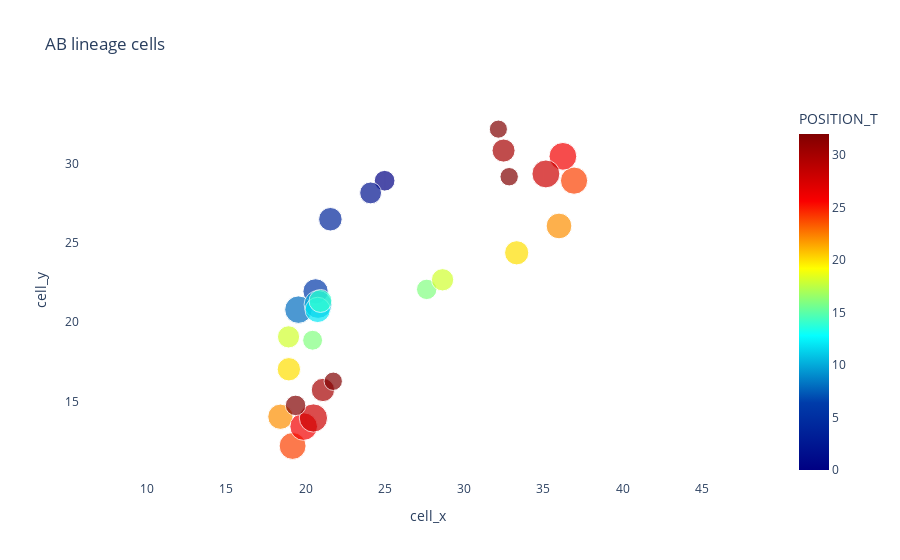

The notebook cell saved with this chart:
### Markdown cell above
This plot can be configured a lot, but is very manual.

However, an important capability of pycellin is the ability to reshape and export the data to structure that can be used easily.
We can export the nodes of the AB lineages as a Pandas dataframe, that can be used very conveniently in ploty-express.
For instance, the plot above (minus the lines) can be obtained more simply with the following:

### Code cell
# Export all the lineages to a pandas dataframe
df = model.to_cell_dataframe()

# Filter for the AB lineage
df = df[df['lineage_ID']==ab_lineage_ID]

# Use plotly-express to create a scatter plot.
# It ships a very convenient syntax to set the color, size, position of a plot based on 
# the values of a dataframe. For instance we can plot the X,Y position of the cells, and color them
# based on the time of the cell division (POSITION_T). We can also set the size of the points
# based on the radius of the cells (RADIUS).
# Note that the dataframe is already filtered for the AB lineage.
# We can also use the name of the cells as hover name.
import plotly.express as px
fig3 = px.scatter(
    df,
    x="cell_x",
    y="cell_y",
    color="POSITION_T",
    size="RADIUS",
    hover_name="name",
    title="AB lineage cells",
    color_continuous_scale="jet",
)

# Square the figure
fig3.update_xaxes(
    scaleanchor="y",
    scaleratio=1,
)
fig3.update_layout(
        showlegend=False,
        # Transparent background:
        plot_bgcolor='rgba(0, 0, 0, 0)',
        paper_bgcolor='rgba(0, 0, 0, 0)',
    )



fig3.show()

### Figure 1 — Plotly figure (JSON) as saved in the notebook; plotly's stock layout.template omitted (floating-point values rounded to 4 significant figures)
{"data": [{"hovertemplate": "<b>%{hovertext}</b><br><br>cell_x=%{x}<br>cell_y=%{y}<br>RADIUS=%{marker.size}<br>POSITION_T=%{marker.color}<extra></extra>", "hovertext": ["AB", "AB", "AB", "AB", "AB", "AB", "AB", "AB", "AB.a", "AB.p", "AB.a", "AB.p", "AB.a", "AB.p", "AB.a", "AB.p", "AB.a", "AB.p", "AB.a", "AB.p", "AB.a", "AB.p", "AB.a", "AB.p", "AB.al", "AB.pl", "AB.ar", "AB.pr"], "legendgroup": "", "marker": {"color": [0.0, 2.0, 4.0, 6.0, 8.0, 10.0, 12.0, 14.0, 16.0, 16.0, 18.0, 18.0, 20.0, 20.0, 22.0, 22.0, 24.0, 24.0, 26.0, 26.0, 28.0, 28.0, 30.0, 30.0, 32.0, 32.0, 32.0, 32.0], "coloraxis": "coloraxis", "size": [2.345, 2.617, 3.027, 3.499, 4.149, 4.288, 3.518, 2.89, 2.178, 2.288, 2.693, 2.725, 2.989, 3.212, 3.499, 3.623, 3.976, 4.062, 4.176, 4.215, 4.38, 4.271, 2.975, 2.904, 2.306, 1.857, 1.845, 1.798], "sizemode": "area", "sizeref": 0.01095, "symbol": "circle"}, "mode": "markers", "name": "", "orientation": "v", "showlegend": false, "type": "scatter", "x": [24.99, 24.1, 21.56, 20.63, 19.55, 20.79, 20.76, 20.94, 20.44, 27.64, 18.92, 28.64, 18.94, 33.32, 18.41, 35.99, 19.18, 36.94, 19.88, 36.24, 20.49, 35.16, 21.09, 32.49, 19.37, 32.85, 21.74, 32.17], "xaxis": "x", "y": [28.92, 28.15, 26.49, 21.94, 20.79, 21.12, 20.77, 21.34, 18.85, 22.07, 19.07, 22.67, 17.02, 24.37, 14.03, 26.07, 12.19, 28.93, 13.41, 30.46, 13.95, 29.35, 15.72, 30.83, 14.74, 29.17, 16.27, 32.18], "yaxis": "y"}], "layout": {"coloraxis": {"colorbar": {"title": {"text": "POSITION_T"}}, "colorscale": [[0, "rgb(0,0,131)"], [0.2, "rgb(0,60,170)"], [0.4, "rgb(5,255,255)"], [0.6, "rgb(255,255,0)"], [0.8, "rgb(250,0,0)"], [1, "rgb(128,0,0)"]]}, "legend": {"itemsizing": "constant", "tracegroupgap": 0}, "paper_bgcolor": "rgba(0, 0, 0, 0)", "plot_bgcolor": "rgba(0, 0, 0, 0)", "showlegend": false, "title": {"text": "AB lineage cells"}, "xaxis": {"anchor": "y", "domain": [0, 1], "scaleanchor": "y", "scaleratio": 1, "title": {"text": "cell_x"}}, "yaxis": {"anchor": "x", "domain": [0, 1], "title": {"text": "cell_y"}}}}
